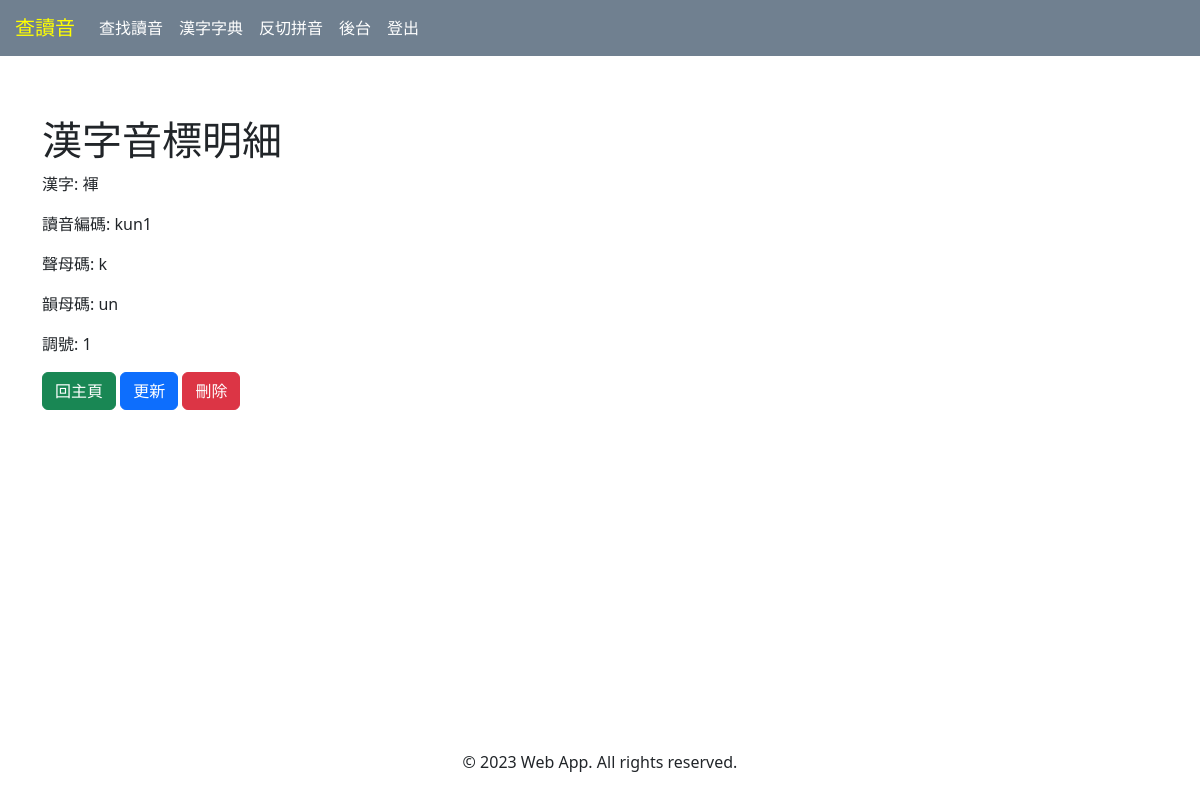
The page /han_ji_dict/10677/ on the database its author committed.
### han_ji_dict/models.py (models this page shows, shortened)
class HanJi(models.Model):
    han_ji = models.CharField(max_length=2, default='')
    chu_im = models.CharField(max_length=10, default='')
    freq = models.FloatField(default=0.0)
    siann = models.CharField(max_length=2, default='')
    un = models.CharField(max_length=5, default='')
    tiau = models.IntegerField(default=0)
    old_chu_im = models.CharField(max_length=10, null=True)
    sni_siann = models.CharField(max_length=10, default='')
    sni_un = models.CharField(max_length=10, default='')

### han_ji_dict/views.py (the view)
# urls.py: path('<int:pk>/', views.HanJiDetailView.as_view(), name='detail'),
class HanJiDetailView(DetailView):
    model = HanJi
    template_name = 'han_ji_dict/detail.html'
    success_url = reverse_lazy('han_ji_dict:home')

### han_ji_dict/templates/han_ji_dict/detail.html (shortened to what this page needs)
{% extends "han_ji_dict/base.html" %}
{% block han_ji_dict_content %}
<h1>漢字音標明細</h1>
<p>漢字: {{ object.han_ji }}</p>
<p>讀音編碼: {{ object.chu_im }}</p>
<p>聲母碼: {{ object.siann }}</p>
<p>韻母碼: {{ object.un }}</p>
<p>調號: {{ object.tiau }}</p>
<a href="{% url 'han_ji_dict:home' %}" class="btn btn-success">回主頁</a>
<a href="{% url 'han_ji_dict:update' object.pk %}" class="btn btn-primary">更新</a>
<a href="{% url 'han_ji_dict:delete' object.pk %}" class="btn btn-danger">刪除</a>
{% endblock %}

### static/css/site.css (style rules this page uses)
html { height: 100%; }
body { display: flex; flex-direction: column; min-height: 100%; }

### han_ji_dict/static/han_ji_dict/css/han_ji_dict.css (style rules this page uses)
body { background-color: white; }

### rows shown on the page
HanJi: han_ji "褌", chu_im "kun1", siann "k", un "un", tiau "1"
